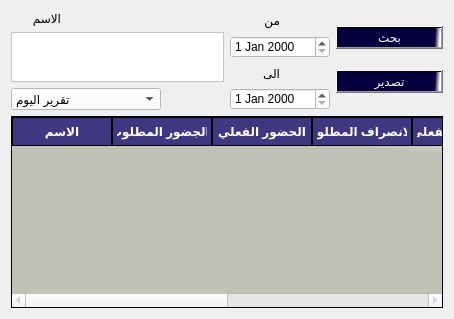
                     <widget class="QWidget" name="tab_7">
                      <attribute name="title">
                       <string>عرض بالاسم </string>
                      </attribute>
                      <layout class="QVBoxLayout" name="verticalLayout_11">
                       <item>
                        <layout class="QVBoxLayout" name="verticalLayout_10" stretch="30,70">
                         <item>
                          <layout class="QHBoxLayout" name="horizontalLayout_6" stretch="50,25,25">
                           <item>
                            <layout class="QVBoxLayout" name="verticalLayout_7" stretch="0,0,20">
                             <item>
                              <widget class="QLabel" name="label">
                               <property name="maximumSize">
                                <size>
                                 <width>50</width>
                                 <height>30</height>
                                </size>
                               </property>
                               <property name="text">
                                <string>الاسم</string>
                               </property>
                              </widget>
                             </item>
                             <item>
                              <widget class="QPlainTextEdit" name="plainTextEdit">
                               <property name="maximumSize">
                                <size>
                                 <width>250</width>
                                 <height>50</height>
                                </size>
                               </property>
                               <property name="styleSheet">
                                <string notr="true">background-color:rgb(255, 255, 255);
color:rgb(0, 0, 0);
font: 10pt &quot;PT Bold Heading&quot;;</string>
                               </property>
                              </widget>
                             </item>
                             <item>
                              <widget class="QComboBox" name="comboBox">
                               <property name="maximumSize">
                                <size>
                                 <width>150</width>
                                 <height>30</height>
                                </size>
                               </property>
                               <property name="styleSheet">
                                <string notr="true">background-color:rgb(255, 255, 255);
color:rgb(0, 0, 0);
font: 10pt &quot;PT Bold Heading&quot;;</string>
                               </property>
                               <item>
                                <property name="text">
                                 <string>تقرير اليوم</string>
                                </property>
                               </item>
                               <item>
                                <property name="text">
                                 <string>تقرير امس</string>
                                </property>
                               </item>
                               <item>
                                <property name="text">
                                 <string>تقرير هذا الاسبوع</string>
                                </property>
                               </item>
                               <item>
                                <property name="text">
                                 <string>تقرير الاسبوع الماضي</string>
                                </property>
                               </item>
                               <item>
                                <property name="text">
                                 <string>تقرير هذا الشهر</string>
                                </property>
                               </item>
                               <item>
                                <property name="text">
                                 <string>تقرير الشهر الماضي</string>
                                </property>
                               </item>
                              </widget>
                             </item>
                            </layout>
                           </item>
                           <item>
                            <layout class="QVBoxLayout" name="verticalLayout_9">
                             <item>
                              <widget class="QLabel" name="label_2">
                               <property name="maximumSize">
                                <size>
                                 <width>50</width>
                                 <height>20</height>
                                </size>
                               </property>
                               <property name="text">
                                <string>من</string>
                               </property>
                              </widget>
                             </item>
                             <item>
                              <widget class="QDateEdit" name="dateEdit_2">
                               <property name="maximumSize">
                                <size>
                                 <width>100</width>
                                 <height>30</height>
                                </size>
                               </property>
                               <property name="styleSheet">
                                <string notr="true">background-color:rgb(255, 255, 255);
color:rgb(0, 0, 0);
font: 10pt &quot;PT Bold Heading&quot;;
</string>
                               </property>
                              </widget>
                             </item>
                             <item>
                              <widget class="QLabel" name="label_3">
                               <property name="maximumSize">
                                <size>
                                 <width>50</width>
                                 <height>20</height>
                                </size>
                               </property>
                               <property name="text">
                                <string>الى</string>
                               </property>
                              </widget>
                             </item>
                             <item>
                              <widget class="QDateEdit" name="dateEdit">
                               <property name="maximumSize">
                                <size>
                                 <width>100</width>
                                 <height>30</height>
                                </size>
                               </property>
                               <property name="styleSheet">
                                <string notr="true">background-color:rgb(255, 255, 255);
color:rgb(0, 0, 0);
font: 10pt &quot;PT Bold Heading&quot;;</string>
                               </property>
                              </widget>
                             </item>
                            </layout>
                           </item>
                           <item>
                            <layout class="QVBoxLayout" name="verticalLayout_6">
                             <item>
                              <widget class="QPushButton" name="pushButton_335">
                               <property name="maximumSize">
                                <size>
                                 <width>130</width>
                                 <height>16777215</height>
                                </size>
                               </property>
                               <property name="layoutDirection">
                                <enum>Qt::LeftToRight</enum>
                               </property>
                               <property name="styleSheet">
                                <string notr="true">background-color:qlineargradient(spread:pad, x1:0.506975, y1:0.432, x2:0.99, y2:0.437227, stop:0.900498 rgba(4, 0, 62, 255), stop:1 rgba(255, 255, 255, 255));
color:rgb(255, 255, 255);
font: 15pt &quot;PT Bold Heading&quot;;</string>
                               </property>
                               <property name="text">
                                <string>بحث</string>
                               </property>
                               <property name="icon">
                                <iconset>
                                 <normaloff>//192.168.1.5/Internet Share/.designer/.designer/icons/add-to-28.svg</normaloff>//192.168.1.5/Internet Share/.designer/.designer/icons/add-to-28.svg</iconset>
                               </property>
                               <property name="iconSize">
                                <size>
                                 <width>30</width>
                                 <height>30</height>
                                </size>
                               </property>
                              </widget>
                             </item>
                             <item>
                              <widget class="QPushButton" name="pushButton_334">
                               <property name="maximumSize">
                                <size>
                                 <width>130</width>
                                 <height>16777215</height>
                                </size>
                               </property>
                               <property name="layoutDirection">
                                <enum>Qt::LeftToRight</enum>
                               </property>
                               <property name="styleSheet">
                                <string notr="true">background-color:qlineargradient(spread:pad, x1:0.506975, y1:0.432, x2:0.99, y2:0.437227, stop:0.900498 rgba(4, 0, 62, 255), stop:1 rgba(255, 255, 255, 255));
color:rgb(255, 255, 255);
font: 15pt &quot;PT Bold Heading&quot;;</string>
                               </property>
                               <property name="text">
                                <string>تصدير</string>
                               </property>
                               <property name="icon">
                                <iconset>
                                 <normaloff>//192.168.1.5/Internet Share/.designer/.designer/icons/add-to-28.svg</normaloff>//192.168.1.5/Internet Share/.designer/.designer/icons/add-to-28.svg</iconset>
                               </property>
                               <property name="iconSize">
                                <size>
                                 <width>30</width>
                                 <height>30</height>
                                </size>
                               </property>
                              </widget>
                             </item>
                            </layout>
                           </item>
                          </layout>
                         </item>
                         <item>
                          <layout class="QVBoxLayout" name="verticalLayout_8">
                           <item>
                            <widget class="QTableWidget" name="tableWidget_48">
                             <property name="enabled">
                              <bool>false</bool>
                             </property>
                             <property name="styleSheet">
                              <string notr="true">QTableWidget {
background:rgb(231, 231, 231);
background-color: qlineargradient(spread:pad, x1:0.964478, y1:0.193, x2:1, y2:0, stop:0 rgba(191, 194, 181, 255), stop:1 rgba(255, 255, 255, 255));    font: 9pt &quot;PT Bold Heading&quot;;
    font-weight: bold;
 color:rgb(0, 0, 0)
}

QHeaderView::section {
   background-color:rgb(63, 55, 129);
    border: 1px solid rgb(0, 0, 0);
    font-weight: bold;
    padding: 4px;
    text-align: center;
	font: 10pt &quot;PT Bold Heading&quot;;
	color:rgb(255, 255, 255)
}

QTableWidget::item:selected {
    background-color:rgb(25, 21, 65);
    color:rgb(255, 255, 255);
}</string>
                             </property>
                             <column>
                              <property name="text">
                               <string>الاسم</string>
                              </property>
                             </column>
                             <column>
                              <property name="text">
                               <string>االجضور المطلوب</string>
                              </property>
                             </column>
                             <column>
                              <property name="text">
                               <string>الحضور الفعلي</string>
                              </property>
                             </column>
                             <column>
                              <property name="text">
                               <string>الانصراف المطلوب </string>
                              </property>
                             </column>
                             <column>
                              <property name="text">
                               <string>الانصراف الفعلي </string>
                              </property>
                             </column>
                             <column>
                              <property name="text">
                               <string>تاخير</string>
                              </property>
                             </column>
                             <column>
                              <property name="text">
                               <string>الغياب</string>
                              </property>
                             </column>
                             <column>
                              <property name="text">
                               <string>التاريخ</string>
                              </property>
                             </column>
                            </widget>
                           </item>
                          </layout>
                         </item>
                        </layout>
                       </item>
                      </layout>
                     </widget>
